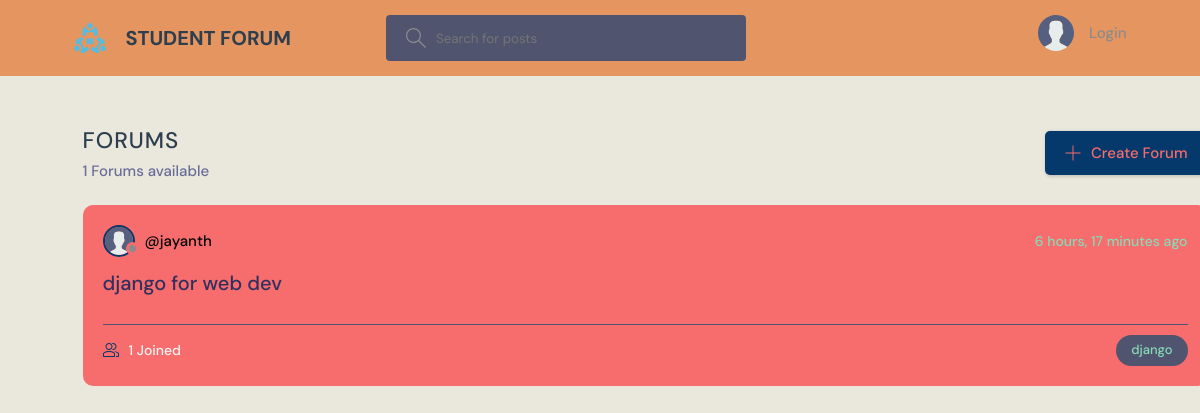
The page / on the database its author committed.
### base/models.py (models this page shows, shortened)
class Room(models.Model):
    host = models.ForeignKey(User, on_delete=models.SET_NULL, null=True)
    topic = models.ForeignKey(Topic, on_delete=models.SET_NULL, null=True)
    name = models.CharField(max_length=200)
    description = models.TextField(null=True, blank=True)
    participants = models.ManyToManyField(
        User, related_name='participants', blank=True)
    updated = models.DateTimeField(auto_now=True)
    created = models.DateTimeField(auto_now_add=True)
    class Meta:
        ordering = ['-updated', '-created']

class User(AbstractUser):
    name = models.CharField(max_length=200, null=True)
    email = models.EmailField(unique=True, null=True)
    bio = models.TextField(null=True)
    avatar = models.ImageField(null=True, default="avatar.svg")
    USERNAME_FIELD = 'email'
    REQUIRED_FIELDS = []

class Topic(models.Model):
    name = models.CharField(max_length=200)

### base/views.py (the view)
# urls.py: path('', views.home, name="home"),
def home(request):
    q = request.GET.get('q') if request.GET.get('q') != None else ''
    rooms = Room.objects.filter(
        Q(topic__name__icontains=q) |
        Q(name__icontains=q) |
        Q(description__icontains=q)
    )
    topics = Topic.objects.all()[0:5]
    room_count = rooms.count()
    room_messages = Message.objects.filter(
        Q(room__topic__name__icontains=q))[0:3]
    context = {'rooms': rooms, 'topics': topics,
               'room_count': room_count, 'room_messages': room_messages}
    return render(request, 'base/home.html', context)

### base/templates/base/home.html (shortened to what this page needs)
{% extends 'main.html' %}
{% block content %}
<main class="layout layout--3">
  <div class="container">
    <div class="roomList">
      <div class="roomList__header">
        <div>
          <h2>FORUMS</h2>
          <p>{{room_count}} Forums available</p>
        </div>
        <a class="btn btn--main" href="{% url 'create-room' %}">
          <svg version="1.1" xmlns="http://www.w3.org/2000/svg" width="32" height="32" viewBox="0 0 32 32">
            <title>add</title>
            <path
              d="M16.943 0.943h-1.885v14.115h-14.115v1.885h14.115v14.115h1.885v-14.115h14.115v-1.885h-14.115v-14.115z">
            </path>
          </svg>
          Create Forum
        </a>
      </div>
      {% include 'base/feed_component.html' %}
    </div>
  </div>
</main>
{% endblock %}

### base/templates/base/feed_component.html (shortened to what this page needs)
{% for room in rooms %}
<div class="roomListRoom">
    <div class="roomListRoom__header">
        <a href="{% url 'user-profile' room.host.id %}" class="roomListRoom__author">
            <div class="avatar avatar--small">
                <img src="{{room.host.avatar.url}}" />
            </div>
            <span>@{{room.host.username}}</span>
        </a>
        <div class="roomListRoom__actions">
            <span>{{room.created|timesince}} ago</span>
        </div>
    </div>
    <div class="roomListRoom__content">
        <a href="{% url 'room' room.id %}">{{room.name}}</a>
    </div>
    <div class="roomListRoom__meta">
        <a href="{% url 'room' room.id %}" class="roomListRoom__joined">
            {{room.participants.all.count}} Joined
        </a>
        <p class="roomListRoom__topic">{{room.topic.name}}</p>
    </div>
</div>
{% endfor %}

### static/styles/style.css (style rules this page uses)
:root { --color-main: #05386b; --color-main-light: #e1f6fb; --color-dark: #f76c6c; --color-dark-medium: #51546e; --color-dark-light: #696d97; --color-light: #2d3e4e; --color-gray: #8b8b8b; --color-light-gray: #b2bdbd; --color-bg: #eae7dc; --color-success: #5dd693; --color-error: #fc4b0b; }
* { font-family: "DM Sans", -apple-system, BlinkMacSystemFont, "Segoe UI", Roboto, Oxygen, Ubuntu, Cantarell, "Open Sans", "Helvetica Neue", sans-serif; margin: 0; padding: 0; box-sizing: border-box; text-rendering: optimizeLegibility; color: inherit; font-weight: inherit; font-variant: var(--color-bg); }
html { font-size: 56.25%; }
@media only screen and (min-width: 1200px) { html { font-size: 62.5%; } }
body { line-height: 1.6; font-weight: 400; font-size: 1.5rem; color: #85dcb8; background-color: var(--color-bg); min-height: 100vh; }
img { width: 100%; }
a { display: inline-block; color: black; text-decoration: none; }
.container { max-width: 120rem; width: 90%; margin: auto; }
.btn { background-color: transparent; border: none; display: inline-flex; align-items: center; gap: 1rem; cursor: pointer; transition: all ease-in-out 0.3s; padding: 1rem 2rem; border-radius: 5px; box-shadow: 1px 1px 3px 1px rgba(0, 0, 0, 0.15); font-weight: 500; }
.btn--main { background-color: var(--color-main); color: var(--color-dark); }
.btn > svg { fill: currentColor; width: 1.6rem; height: 1.6rem; }
.avatar { position: relative; display: inline-block; border-radius: 50%; border: 2px solid var(--color-main); }
.avatar img { display: block; border-radius: 50%; object-fit: cover; object-position: center; }
.avatar::after { content: ""; display: block; position: absolute; background-color: var(--color-gray); z-index: 111; border-radius: 50%; border: 0.3rem solid var(--color-dark); }
.avatar.avatar--small img { width: 2.8rem; height: 2.8rem; }
.avatar.avatar--small:after { width: 0.7rem; height: 0.7rem; bottom: 0px; right: -6px; }
.layout { margin-top: 2.4rem; }
.layout > .container { display: flex; justify-content: space-between; align-items: flex-start; }
.layout--3 > .container > div:first-child { flex-basis: 18%; max-width: 22.5rem; }
.layout--3 > .container > div:last-child { flex-basis: 25%; }
.roomList__header { display: flex; justify-content: space-between; align-items: center; margin-bottom: 2.4rem; width:500%; margin:10%; }
.roomList__header h2 { text-transform: uppercase; font-weight: 500; color: var(--color-light); letter-spacing: 1px; }
.roomList__header p { font-weight: 500; color: var(--color-dark-light); }
.roomListRoom { margin-bottom: 2.4rem; background-color: var(--color-dark); border-radius: 1rem; padding: 2rem; width:500%; margin:10%; }
.roomListRoom__header { display: flex; justify-content: space-between; align-items: center; }
.roomListRoom__author { font-weight: 500; display: flex; align-items: center; gap: 1rem; }
.roomListRoom__actions { display: flex; align-items: flex-start; gap: 1rem; position: relative; }
.roomListRoom__actions span { font-size: 1.4rem; font-weight: 500; }
.roomListRoom__content { margin: 1rem 0; }
.roomListRoom__content a { font-size: 2rem; font-weight: 500; margin-bottom: 1.5rem; color: #2f305e; transition: all 0.3s ease-in-out; }
.roomListRoom__meta { border-top: 1px solid var(--color-dark-medium); padding-top: 1rem; display: flex; align-items: center; justify-content: space-between; }
.roomListRoom__joined { color: whitesmoke; display: flex; align-items: center; gap: 1rem; font-size: 1.4rem; font-weight: 500; }
.roomListRoom__joined svg { fill: var(--color-main); width: 1.6rem; height: 1.6rem; }
.roomListRoom__topic { padding: 5px 1.5rem; background-color: var(--color-dark-medium); border-radius: 5rem; font-weight: 500; font-size: 1.3rem; }

### rows shown on the page
Room: host.avatar (placeholder picture), host.username "jayanth", created "6 hours, 17 minutes", name "django for web dev", participants.all.count "1", topic.name "django"

### other values the page prints
{{ room_count }} "1"
